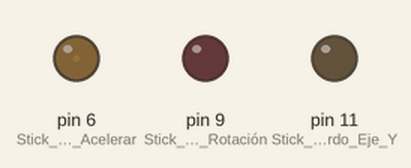
This sketch was run on a simulated Arduino Uno, built with avr-gcc and run on an emulated ATmega328P. On the bench: output pins drawn as LEDs (lit = HIGH). Pins used as bus, display or sensor lines are not drawn.

Above: at 0.05 s.
At 1.55 s:
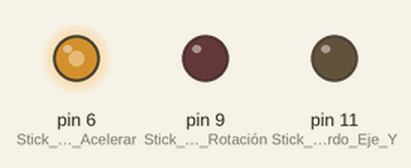
At 2.4 s:
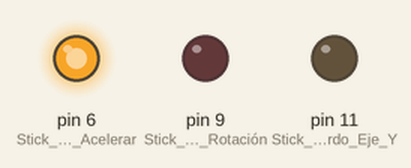
At 4.75 s:
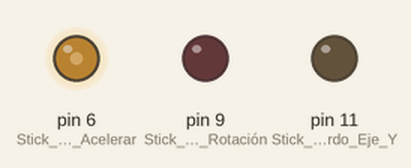
Timing chart, 0 to 6.2 s (numbered marks = the images above):
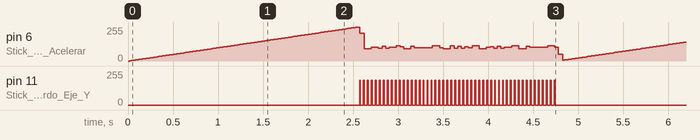

Measured:
- by itself, pin 11 (Stick_Izquierdo_Eje_Y): repeats every 4.8 s: 185/255 0.01 s, 0/255 2.6 s, 49 × (185/255 0.01 s, 0/255 0.03 s)

The sketch:

PlanVuelo.ino
```cpp
// Rutina de Setup, corre una vez p cuando se presiona Reset
void setup() {
  // Inicializa los pines 6, 9, 10 y como pines de salida
  pinMode(6, OUTPUT);    // Stick Izquierdo Acelerar - Desacelerar
  pinMode(9, OUTPUT);    // Stick Izquierdo Rotación Izq - Der
  pinMode(10, OUTPUT);   // Stick Derecho Eje X
  pinMode(11 , OUTPUT);  // Stick Izquierdo Eje Y
  Serial.begin(9600);
}

// Valor mayor a 127
void up(int time){
  analogWrite(6, 190);
  delay(time);
  digitalWrite(6, 0);
  delay(time);
}

// Valor mayor a 127
void forward(int time){
  analogWrite(6, 210);
  analogWrite(11, 185);
  delay(time);
  digitalWrite(6, 0);
  digitalWrite(11,0);
  delay(time);
}

// Valor menor a 127
void backward(int time){
  analogWrite(6, 210);
  analogWrite(11, 60);
  delay(time);
  digitalWrite(6, 0);
  digitalWrite(11,0);
  delay(time);
}

// Valor menor a 127 rota izquierda, valor mayor a 127 rota derecha
void rotate(int valor){
  if(valor <= 127){
    analogWrite(6, 210);
    analogWrite(9, 75);
    delay(1500);
    digitalWrite(6, 0);
    digitalWrite(9,0);
    delay(1500);
  }

  if(valor > 127){
    analogWrite(6, 210);
    analogWrite(9, 185);
    delay(1500);
    digitalWrite(6, 0);
    digitalWrite(9,0);
    delay(1500);
  }
}

// Valor menor a 127
void left(int time){
  analogWrite(6, 210);
  analogWrite(10, 75);
  delay(time);
  digitalWrite(6, 0);
  digitalWrite(10,0);
  delay(time);
}

// Valor mayor a 127
void right(int time){
  analogWrite(6, 210);
  analogWrite(10, 185);
  delay(time);
  digitalWrite(6, 0);
  digitalWrite(10,0);
  delay(time);
}

// Sincronizar control con drone
void sincronizar(){
  analogWrite(6,254);
  analogWrite(6,0);
}

void loop() {


  for(int A=0;A<255 ;A+=2){
    analogWrite(6,A);
    delay(20);
  }
  digitalWrite(6,0);
for(int i=0; i<50; i++){
	up(5);
	forward(10);
	left(3);
	right(4);
}

}
```
